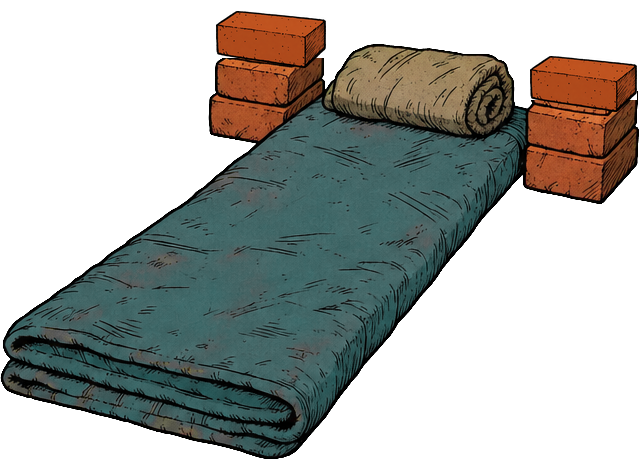
#> input picture ArtSource/Bench/mat/mat_empty.png, 639 x 459 px
$ python compose_extra_poses.py ../ArtSource/Bench/mat/mat_empty.png ../ArtSource/Bench/mat/mat_empty.png ../ArtSource/Bench/mat/mat_empty.png 5
#> lines starting #> are read from the running program, lines starting #| are printed output that depends on the picture; after the words box and inside, x2 and y2 are one past the last pixel; in counts of white or black regions, pixels touching at a corner belong together; long printed decimals are rounded
### Tools/sprite_process.py
#!/usr/bin/env python3
"""Turns a generated sprite strip on a green chroma background into clean animation frames.

- Keys out the green background (with soft edges) and removes green spill from the outline.
- Finds frames as connected blobs (ignores small specks), left to right.
- Places every frame into equal cells around a shared anchor x; vertical offsets from the row's ground line are kept.

Usage: Tools/sprite_process.py <sheet.png> <out_dir> [--frames N] [--rows R] [--cell-height H] [--anchor backfoot|center|base-br]
       [--match-height H [--match-frame K]]

Anchors: "base-br" puts the bottom-right extreme point (e.g. the cut base of a detached tail) at the sprite pivot.
"backfoot" (default) keeps the planted back foot (leftmost foot touching the ground; characters face right) at the
same x in every frame, so idle loops do not slide when the tail swings. "center" centres the bounding box (for jumps).
Writes <name>_<i>.png frames and <name>_strip.png (frames side by side on a checkerboard) for review.
"""
import os, sys
import numpy as np
from PIL import Image
from collections import deque


def key_green(rgb):
    r, g, b = [rgb[..., i].astype(np.float32) for i in range(3)]
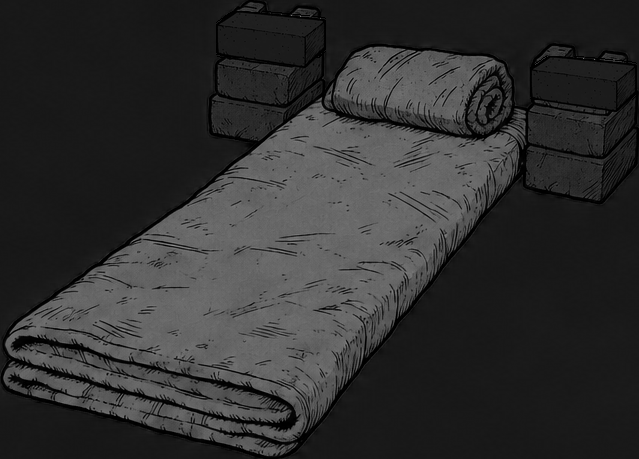
#> b: shape (459, 639) float32; min 0, max 142, mean 48.3
    greenness = g - np.maximum(r, b)              # how much green dominates
    alpha = np.clip(1.0 - (greenness - 40.0) / 80.0, 0.0, 1.0)  # >120: background, <40: opaque
#> alpha: shape (459, 639) float32; every value is 1
    spill = np.clip(g - np.maximum(r, b), 0, None)
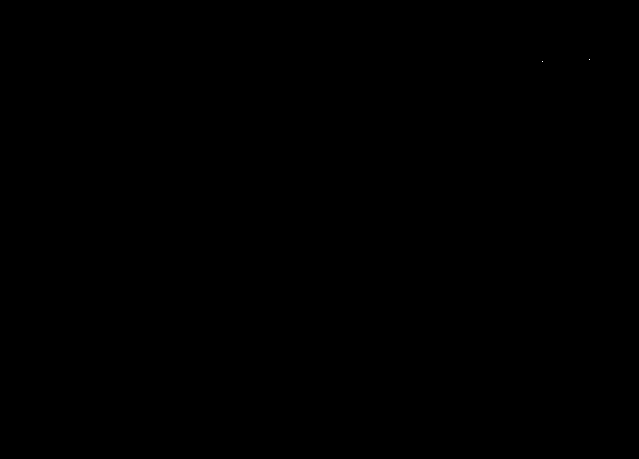
#> spill: shape (459, 639) float32; values 0 (black) and 1 (white), 0% white in thin lines or dots, all inside (x1, y1, x2, y2) = (542, 59, 590, 62)
    g2 = g - spill * (1.0 - alpha * 0.0)           # clamp green to max(r, b) where it dominates
    out = np.stack([r, np.minimum(g2, np.maximum(r, b) + 0), b], axis=-1)
    out = np.where((greenness > 0)[..., None], out, rgb.astype(np.float32))
    return out.clip(0, 255).astype(np.uint8), (alpha * 255).astype(np.uint8)


# [181 lines left out: functions label_blobs, find_frames, back_foot_x, bottom_right_point, main, not called in this run]


# [2 lines that do not run on import are left out]

### Tools/compose_pose_frames.py
#!/usr/bin/env python3
"""Turns a generated 2x4 pose sheet (raw_v10_poses: no rope / no barbell, the prop is drawn by the game) into frames.

Cells are cut from the sheet as drawn (no per-frame re-centering), keyed out and scaled. rope: frames aligned by the
torso, every frame's feet on one ground line except the hop (frame 5, HOP of the cat's height above it);
scaled so the standing cat is as tall as its hideout idle. bench: every frame aligned to frame 0 by the lower body
(it lies still, only the arms move), placed on the old bench canvas so it sits on the mat as before.
Usage: python3 Tools/compose_pose_frames.py <sheet> <rope|bench> <out_dir> <scale-target> [canvas WxH]
"""
import os
import sys

import numpy as np
from PIL import Image

sys.path.insert(0, os.path.dirname(__file__))
from sprite_process import key_green  # noqa: E402

GROUND = 16
HOP = 0.08  # height of the hop, share of the standing cat


# [10 lines left out: function cells, not called in this run]


def despeckle(a):
    """Only the character: blobs much smaller than the biggest one (key leftovers at the cell edges) are cleared."""
    from scipy import ndimage
    labels, n = ndimage.label(a[..., 3] > 60)
    if n > 1:
        sizes = ndimage.sum(np.ones_like(labels), labels, range(1, n + 1))
        keep = np.isin(labels, [i + 1 for i, size in enumerate(sizes) if size >= sizes.max() * 0.02])
        grown = ndimage.binary_dilation(keep, iterations=3)
        a[~grown] = 0
    return a


def mask(a):
    return a[..., 3] > 60


def bbox(m):
    ys, xs = np.nonzero(m)
    return xs.min(), ys.min(), xs.max(), ys.max()


def scaled(a, k):
    im = Image.fromarray(a, "RGBA")
    return np.array(im.resize((round(im.width * k), round(im.height * k)), Image.LANCZOS))


def best_shift(ref, m, region):
    """Shift of m that best overlaps ref inside rows region (fractions of the height)."""
    h = ref.shape[0]
    ys = np.nonzero(ref.any(1))[0]
    top, bottom = ys.min(), ys.max()
    r0, r1 = int(top + (bottom - top) * region[0]), bottom + 1
    best, arg = None, (0, 0)
    for dy in range(-120, 121, 3):
        for dx in range(-80, 81, 3):
            s = np.roll(np.roll(m, dy, 0), dx, 1)
            score = np.logical_xor(ref[r0:r1], s[r0:r1]).sum()
            if best is None or score < best:
                best, arg = score, (dx, dy)
    return arg


# [54 lines left out: function main, not called in this run]


def paste(out, a, ox, oy):
    H, W = out.shape[:2]
    h, w = a.shape[:2]
    sx0, sy0 = max(0, -ox), max(0, -oy)
    dx0, dy0 = max(0, ox), max(0, oy)
    ww, hh = min(w - sx0, W - dx0), min(h - sy0, H - dy0)
    if ww > 0 and hh > 0:
        out[dy0:dy0 + hh, dx0:dx0 + ww] = a[sy0:sy0 + hh, sx0:sx0 + ww]


def paste_mask(out, m, ox, oy):
    tmp = np.zeros(out.shape + (4,), np.uint8)
    paste(tmp, np.dstack([m.astype(np.uint8) * 255] * 4), ox, oy)
    out |= tmp[..., 3] > 0


# [2 lines that do not run on import are left out]

### Tools/compose_extra_poses.py
#!/usr/bin/env python3
"""Extra poses for an existing clip (2026-10-16): cuts a 2x2 sheet (optional row split for poses crossing the middle),
scales it so frame 1 (a copy of the reference key) matches the reference by leg width and aligns every frame by the
lower body. Usage: compose_extra_poses.py <sheet> <reference key png> <out_dir> [split row]
"""
import os, sys, numpy as np
sys.path.insert(0, os.path.dirname(__file__))
from PIL import Image
import compose_pose_frames as C
from scipy import ndimage
sheet, ref_png, out = sys.argv[1], sys.argv[2], sys.argv[3]
rgb = np.array(Image.open(sheet).convert("RGB")); clean, alpha = C.key_green(rgb)
#> after `clean, alpha = C.key_green(rgb)`: alpha: shape (459, 639); every value is 255
rgba = np.dstack([clean, alpha]).astype(np.uint8); h, w = alpha.shape
#> after `h, w = alpha.shape`: h = 459; w = 639
split = int(sys.argv[4]) if len(sys.argv) > 4 else h // 2
#> split = 5
edges = [0, split, h]
#> edges = [0, 5, 459]
cells = [C.despeckle(rgba[edges[r]:edges[r+1], c*w//2:(c+1)*w//2].copy()) for r in range(2) for c in range(2)]
#> in despeckle, `labels, n = ndimage.label(a[..., 3] > 60)`: n = 1
#> in despeckle (call 3), `labels, n = ndimage.label(a[..., 3] > 60)`: labels: shape (454, 319) int32; every value is 1
#> in despeckle (call 4), `labels, n = ndimage.label(a[..., 3] > 60)`: labels: shape (454, 320) int32; every value is 1
#> cells = 4 items
ref = np.array(Image.open(ref_png)); rm = C.mask(ref); H, W = rm.shape
#> further down, ref is the input picture: shape (459, 639, 4); mean R, G, B, A 43.7, 52.8, 48.3, 124.4
#> in mask, `return a[..., 3] > 60`:
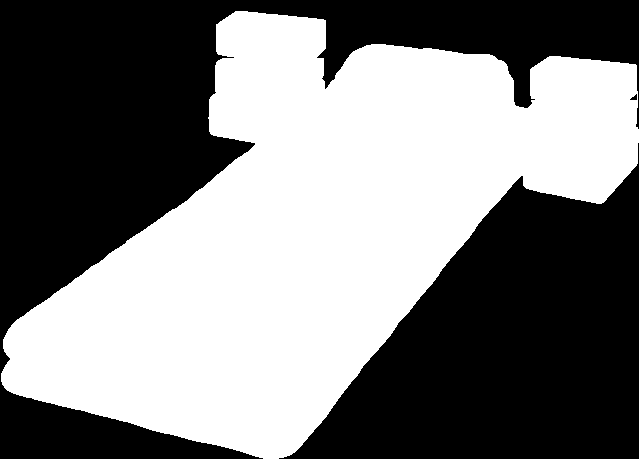
#> returned value: shape (459, 639) bool; 48.9% white; 1 white region, box (x1, y1, x2, y2) and area: (1, 11, 639, 459) 143368
#> after `H, W = rm.shape`: H = 459; W = 639
rx0, ry0, rx1, ry1 = C.bbox(rm)
#> rx0 = 1; ry0 = 11; rx1 = 638; ry1 = 458
# scale: legs (lower 45%) width of the copy frame vs the reference
def lowwidth(m):
    x0,y0,x1,y1 = C.bbox(m); band = m[y0+int((y1-y0)*0.6):y1+1]; xs = np.nonzero(band.any(0))[0]; return xs.max()-xs.min()
#> after `x0, y0, x1, y1 = C.bbox(m)`: x0 = 1; y0 = 11; x1 = 638; y1 = 458
#> after `band = m[y0 + int((y1 - y0) * 0.6):y1 + 1]`:
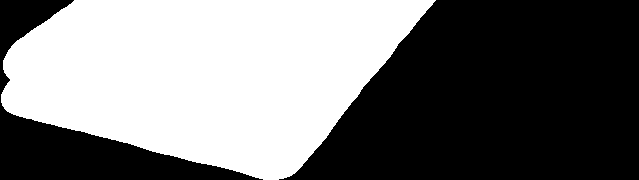
#> band: shape (180, 639) bool; 46.9% white; 1 white region, box (x1, y1, x2, y2) and area: (1, 0, 436, 180) 53887
#> after `xs = np.nonzero(band.any(0))[0]`: xs = 435 values from 1 to 435
k = lowwidth(rm) / lowwidth(C.mask(cells[0]))
#> k = 1.36
print("scale", k)
#| scale 1.365
for i, a in enumerate(cells):
    a = C.scaled(a, k); m = C.mask(a); x0,y0,x1,y1 = C.bbox(m)
    ox, oy = rx1 - x1, ry1 - y1
    cand = np.zeros((H, W), bool); C.paste_mask(cand, m, ox, oy)
    dx, dy = C.best_shift(rm, cand, (0.55, 1.0))
    o = np.zeros((H, W, 4), np.uint8); C.paste(o, a, ox+dx, oy+dy)
    Image.fromarray(o).save(f"{out}/deep_{i}.png")
#> this loop made 4 passes
#> (x1, y1, ox, oy) on passes 1 to 4: (434, 6, 204, 452), (436, 6, 202, 452), (434, 619, 204, -161), (436, 619, 202, -161)
#> pass 1, `Image.fromarray(o).save(f"{out}/deep_{i}.png")`:
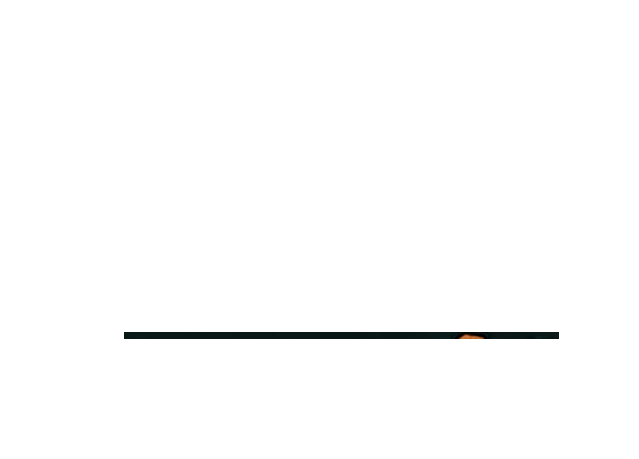
#> saved as deep_0.png: PIL image 639x459 RGBA; mean R, G, B, A 0.1, 0.3, 0.2, 2.6; transparent parts drawn white
#> after the loop:
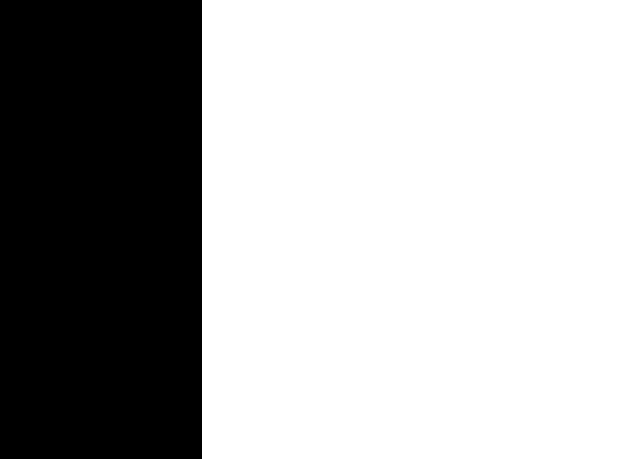
#> cand: shape (459, 639) bool; 68.4% white; 1 black region, box (x1, y1, x2, y2) and area: (0, 0, 202, 459) 92718
#> after the loop: m: shape (620, 437) bool; every value is 1
#> after the loop:
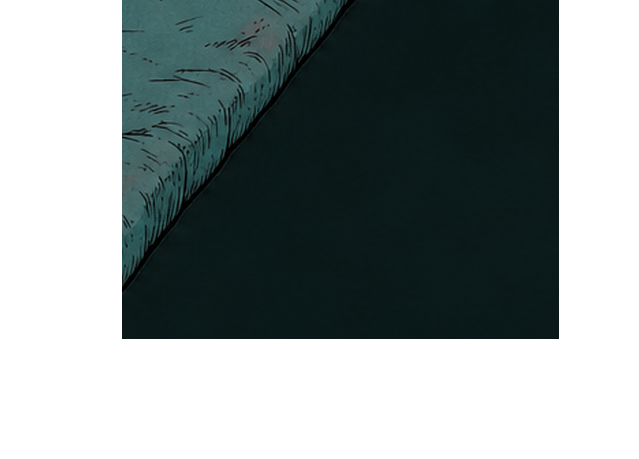
#> o: shape (459, 639, 4); mean of channels 0, 1, 2, 3 10.4, 19.5, 19.5, 128.8; transparent parts drawn white
